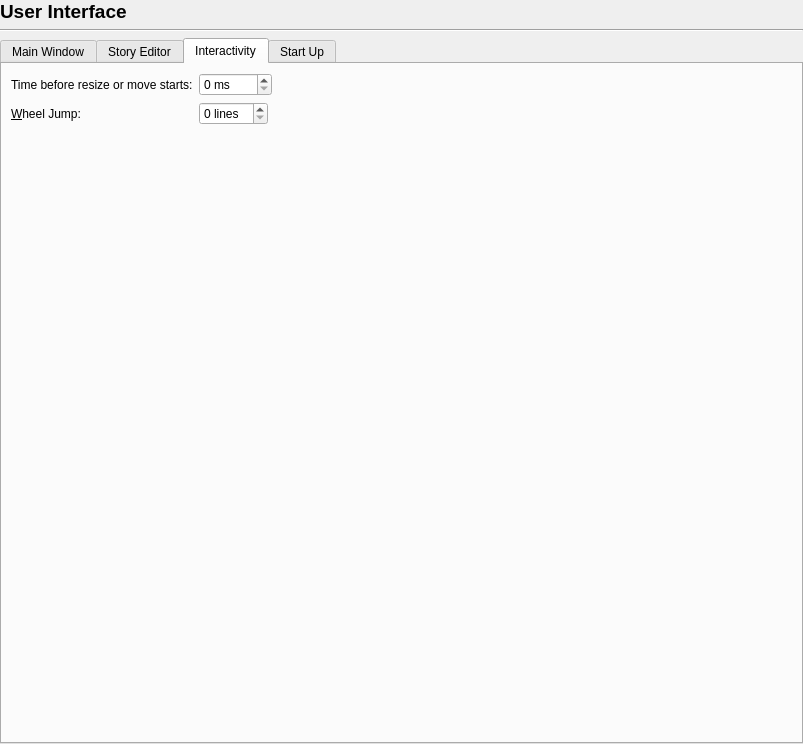
<?xml version="1.0" encoding="UTF-8"?>
<ui version="4.0">
 <class>Prefs_UserInterface</class>
 <widget class="QWidget" name="Prefs_UserInterface">
  <property name="geometry">
   <rect>
    <x>0</x>
    <y>0</y>
    <width>803</width>
    <height>744</height>
   </rect>
  </property>
  <layout class="QVBoxLayout" name="verticalLayout_2">
   <property name="leftMargin">
    <number>0</number>
   </property>
   <property name="topMargin">
    <number>0</number>
   </property>
   <property name="rightMargin">
    <number>0</number>
   </property>
   <property name="bottomMargin">
    <number>0</number>
   </property>
   <item>
    <widget class="QLabel" name="titleLabel">
     <property name="font">
      <font>
       <pointsize>14</pointsize>
       <bold>true</bold>
      </font>
     </property>
     <property name="text">
      <string>User Interface</string>
     </property>
    </widget>
   </item>
   <item>
    <widget class="Line" name="line">
     <property name="orientation">
      <enum>Qt::Orientation::Horizontal</enum>
     </property>
    </widget>
   </item>
   <item>
    <widget class="QTabWidget" name="tabWidget">
     <property name="currentIndex">
      <number>2</number>
     </property>
     <widget class="QWidget" name="tab_3">
      <attribute name="title">
       <string>Main Window</string>
      </attribute>
      <layout class="QVBoxLayout" name="verticalLayout_3">
       <item>
        <widget class="QLabel" name="label">
         <property name="font">
          <font>
           <bold>true</bold>
          </font>
         </property>
         <property name="text">
          <string>Appearance</string>
         </property>
        </widget>
       </item>
       <item>
        <widget class="Line" name="line_3">
         <property name="orientation">
          <enum>Qt::Orientation::Horizontal</enum>
         </property>
        </widget>
       </item>
       <item>
        <layout class="QFormLayout" name="formLayout">
         <property name="fieldGrowthPolicy">
          <enum>QFormLayout::FieldGrowthPolicy::FieldsStayAtSizeHint</enum>
         </property>
         <item row="0" column="0">
          <widget class="QLabel" name="themeLabel">
           <property name="text">
            <string>&amp;Theme:</string>
           </property>
           <property name="buddy">
            <cstring>themeComboBox</cstring>
           </property>
          </widget>
         </item>
         <item row="0" column="1">
          <widget class="QComboBox" name="themeComboBox"/>
         </item>
         <item row="2" column="0">
          <widget class="QLabel" name="label_3">
           <property name="text">
            <string>Icon Set:</string>
           </property>
          </widget>
         </item>
         <item row="2" column="1">
          <widget class="QComboBox" name="iconSetComboBox"/>
         </item>
         <item row="3" column="1">
          <widget class="QCheckBox" name="useSmallWidgetsCheckBox">
           <property name="text">
            <string>Use Small Widgets on Palettes</string>
           </property>
          </widget>
         </item>
         <item row="6" column="1">
          <widget class="QCheckBox" name="useTabsForDocumentsCheckBox">
           <property name="text">
            <string>Use Tabs for Documents</string>
           </property>
          </widget>
         </item>
         <item row="7" column="0">
          <widget class="QLabel" name="recentDocumentsLabel">
           <property name="text">
            <string>&amp;Recent Documents:</string>
           </property>
           <property name="buddy">
            <cstring>recentDocumentsSpinBox</cstring>
           </property>
          </widget>
         </item>
         <item row="7" column="1">
          <widget class="QSpinBox" name="recentDocumentsSpinBox"/>
         </item>
         <item row="4" column="1">
          <widget class="QCheckBox" name="showLabels">
           <property name="text">
            <string>Show Informational Labels</string>
           </property>
          </widget>
         </item>
         <item row="5" column="1">
          <widget class="QCheckBox" name="showLabelsOfInactiveTabs">
           <property name="text">
            <string>Show Labels of Inactive Palette Tabs</string>
           </property>
          </widget>
         </item>
         <item row="1" column="0">
          <widget class="QLabel" name="themePaletteLabel">
           <property name="text">
            <string>Appearance:</string>
           </property>
          </widget>
         </item>
         <item row="1" column="1">
          <widget class="QComboBox" name="themePaletteComboBox"/>
         </item>
        </layout>
       </item>
       <item>
        <spacer name="verticalSpacer_6">
         <property name="orientation">
          <enum>Qt::Orientation::Vertical</enum>
         </property>
         <property name="sizeType">
          <enum>QSizePolicy::Policy::Fixed</enum>
         </property>
         <property name="sizeHint" stdset="0">
          <size>
           <width>20</width>
           <height>20</height>
          </size>
         </property>
        </spacer>
       </item>
       <item>
        <widget class="QLabel" name="label_4">
         <property name="font">
          <font>
           <bold>true</bold>
          </font>
         </property>
         <property name="text">
          <string>Language and Regionalization</string>
         </property>
        </widget>
       </item>
       <item>
        <widget class="Line" name="line_4">
         <property name="orientation">
          <enum>Qt::Orientation::Horizontal</enum>
         </property>
        </widget>
       </item>
       <item>
        <layout class="QFormLayout" name="formLayout_6">
         <item row="0" column="0">
          <widget class="QLabel" name="languageLabel">
           <property name="text">
            <string>&amp;Language:</string>
           </property>
           <property name="buddy">
            <cstring>languageComboBox</cstring>
           </property>
          </widget>
         </item>
         <item row="0" column="1">
          <widget class="QComboBox" name="languageComboBox"/>
         </item>
         <item row="1" column="0">
          <widget class="QLabel" name="numberFormatLabel">
           <property name="text">
            <string>Number Format:</string>
           </property>
           <property name="buddy">
            <cstring>numberFormatComboBox</cstring>
           </property>
          </widget>
         </item>
         <item row="1" column="1">
          <widget class="QComboBox" name="numberFormatComboBox"/>
         </item>
        </layout>
       </item>
       <item>
        <spacer name="verticalSpacer_4">
         <property name="orientation">
          <enum>Qt::Orientation::Vertical</enum>
         </property>
         <property name="sizeType">
          <enum>QSizePolicy::Policy::Fixed</enum>
         </property>
         <property name="sizeHint" stdset="0">
          <size>
           <width>20</width>
           <height>20</height>
          </size>
         </property>
        </spacer>
       </item>
       <item>
        <widget class="QLabel" name="label_2">
         <property name="font">
          <font>
           <bold>true</bold>
          </font>
         </property>
         <property name="text">
          <string>Font Sizes</string>
         </property>
        </widget>
       </item>
       <item>
        <widget class="Line" name="line_2">
         <property name="orientation">
          <enum>Qt::Orientation::Horizontal</enum>
         </property>
        </widget>
       </item>
       <item>
        <layout class="QFormLayout" name="formLayout_2">
         <item row="0" column="0">
          <widget class="QLabel" name="fontSizeMenusLabel">
           <property name="text">
            <string>&amp;Menus:</string>
           </property>
           <property name="buddy">
            <cstring>fontSizeMenuSpinBox</cstring>
           </property>
          </widget>
         </item>
         <item row="0" column="1">
          <widget class="QSpinBox" name="fontSizeMenuSpinBox">
           <property name="suffix">
            <string> pt</string>
           </property>
          </widget>
         </item>
         <item row="1" column="0">
          <widget class="QLabel" name="fontSizePalettesLabel">
           <property name="text">
            <string>&amp;Palettes:</string>
           </property>
           <property name="buddy">
            <cstring>fontSizePaletteSpinBox</cstring>
           </property>
          </widget>
         </item>
         <item row="1" column="1">
          <widget class="QSpinBox" name="fontSizePaletteSpinBox">
           <property name="suffix">
            <string> pt</string>
           </property>
          </widget>
         </item>
        </layout>
       </item>
       <item>
        <spacer name="verticalSpacer_3">
         <property name="orientation">
          <enum>Qt::Orientation::Vertical</enum>
         </property>
         <property name="sizeHint" stdset="0">
          <size>
           <width>20</width>
           <height>40</height>
          </size>
         </property>
        </spacer>
       </item>
      </layout>
     </widget>
     <widget class="QWidget" name="tab_4">
      <attribute name="title">
       <string>Story Editor</string>
      </attribute>
      <layout class="QVBoxLayout" name="verticalLayout_5">
       <item>
        <layout class="QFormLayout" name="formLayout_3">
         <property name="fieldGrowthPolicy">
          <enum>QFormLayout::FieldGrowthPolicy::FieldsStayAtSizeHint</enum>
         </property>
         <item row="0" column="0">
          <widget class="QLabel" name="storyEditorFontLabel">
           <property name="text">
            <string>Font:</string>
           </property>
          </widget>
         </item>
         <item row="0" column="1">
          <widget class="QPushButton" name="storyEditorFontPushButton">
           <property name="text">
            <string/>
           </property>
          </widget>
         </item>
         <item row="1" column="1">
          <widget class="QCheckBox" name="storyEditorUseSmartSelectionCheckBox">
           <property name="text">
            <string>Use Smart Text Selection</string>
           </property>
          </widget>
         </item>
        </layout>
       </item>
       <item>
        <spacer name="verticalSpacer_5">
         <property name="orientation">
          <enum>Qt::Orientation::Vertical</enum>
         </property>
         <property name="sizeHint" stdset="0">
          <size>
           <width>20</width>
           <height>251</height>
          </size>
         </property>
        </spacer>
       </item>
      </layout>
     </widget>
     <widget class="QWidget" name="tab">
      <attribute name="title">
       <string>Interactivity</string>
      </attribute>
      <layout class="QVBoxLayout" name="verticalLayout_4">
       <item>
        <layout class="QFormLayout" name="formLayout_4">
         <property name="fieldGrowthPolicy">
          <enum>QFormLayout::FieldGrowthPolicy::FieldsStayAtSizeHint</enum>
         </property>
         <item row="0" column="0">
          <widget class="QLabel" name="resizeMoveDelayLabel">
           <property name="text">
            <string>Time before resize or move starts:</string>
           </property>
           <property name="buddy">
            <cstring>resizeMoveDelaySpinBox</cstring>
           </property>
          </widget>
         </item>
         <item row="0" column="1">
          <widget class="QSpinBox" name="resizeMoveDelaySpinBox">
           <property name="suffix">
            <string> ms</string>
           </property>
           <property name="maximum">
            <number>9999</number>
           </property>
          </widget>
         </item>
         <item row="1" column="0">
          <widget class="QLabel" name="wheelJumpLabel">
           <property name="text">
            <string>&amp;Wheel Jump:</string>
           </property>
           <property name="buddy">
            <cstring>wheelJumpSpinBox</cstring>
           </property>
          </widget>
         </item>
         <item row="1" column="1">
          <widget class="QSpinBox" name="wheelJumpSpinBox">
           <property name="suffix">
            <string> lines</string>
           </property>
          </widget>
         </item>
        </layout>
       </item>
       <item>
        <spacer name="verticalSpacer_2">
         <property name="orientation">
          <enum>Qt::Orientation::Vertical</enum>
         </property>
         <property name="sizeHint" stdset="0">
          <size>
           <width>20</width>
           <height>266</height>
          </size>
         </property>
        </spacer>
       </item>
      </layout>
     </widget>
     <widget class="QWidget" name="tab_5">
      <attribute name="title">
       <string>Start Up</string>
      </attribute>
      <layout class="QVBoxLayout" name="verticalLayout">
       <item>
        <layout class="QFormLayout" name="formLayout_5">
         <item row="2" column="1">
          <widget class="QCheckBox" name="showStartupDialogCheckBox">
           <property name="text">
            <string>Show Startup Dialog</string>
           </property>
          </widget>
         </item>
         <item row="1" column="1">
          <widget class="QCheckBox" name="showSplashCheckBox">
           <property name="text">
            <string>Show Splashscreen</string>
           </property>
          </widget>
         </item>
        </layout>
       </item>
       <item>
        <spacer name="verticalSpacer">
         <property name="orientation">
          <enum>Qt::Orientation::Vertical</enum>
         </property>
         <property name="sizeHint" stdset="0">
          <size>
           <width>20</width>
           <height>296</height>
          </size>
         </property>
        </spacer>
       </item>
      </layout>
     </widget>
    </widget>
   </item>
  </layout>
 </widget>
 <tabstops>
  <tabstop>tabWidget</tabstop>
  <tabstop>themeComboBox</tabstop>
  <tabstop>iconSetComboBox</tabstop>
  <tabstop>useSmallWidgetsCheckBox</tabstop>
  <tabstop>showLabels</tabstop>
  <tabstop>showLabelsOfInactiveTabs</tabstop>
  <tabstop>useTabsForDocumentsCheckBox</tabstop>
  <tabstop>recentDocumentsSpinBox</tabstop>
  <tabstop>languageComboBox</tabstop>
  <tabstop>numberFormatComboBox</tabstop>
  <tabstop>fontSizeMenuSpinBox</tabstop>
  <tabstop>fontSizePaletteSpinBox</tabstop>
  <tabstop>wheelJumpSpinBox</tabstop>
  <tabstop>showSplashCheckBox</tabstop>
  <tabstop>showStartupDialogCheckBox</tabstop>
  <tabstop>storyEditorUseSmartSelectionCheckBox</tabstop>
  <tabstop>resizeMoveDelaySpinBox</tabstop>
  <tabstop>storyEditorFontPushButton</tabstop>
 </tabstops>
 <resources/>
 <connections/>
</ui>
